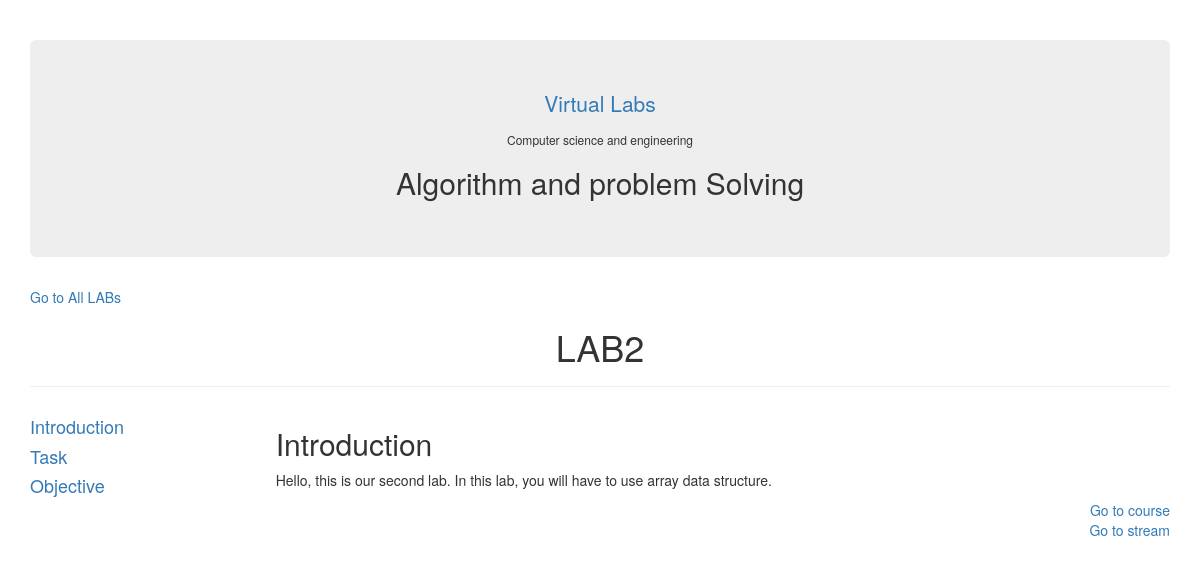
Page /list_of_labs/LAB2 on the committed database.
### vlabs/models.py (models this page shows)
class List_of_labs(models.Model):
    list_of_labs = models.TextField()
    Introduction = models.TextField()
    objective = models.TextField()

### vlabs/views.py (the view)
# urls.py: url(r'^list_of_labs/(?P<name>[\S]+)/?$', views.lab, name="lab"),
def lab(request, name):
    lab = List_of_labs.objects.get(list_of_labs=name)
    return render(request, "vlabs/LAB.html",{"lab":lab, "labNo": name,"action":"Introduction"})

### templates/vlabs/LAB.html (shortened to what this page needs)
<!DOCTYPE html>
<html lang="en" xmlns="http://www.w3.org/1999/html" xmlns="http://www.w3.org/1999/html">
<head>
  <link rel="stylesheet" href="https://maxcdn.bootstrapcdn.com/bootstrap/3.3.7/css/bootstrap.min.css">
</head>
</head>
<body>
<div class="container">
    <div class="page-header">
  <div class="jumbotron">
      <a href="/"  style="text-align: center"><p>Virtual Labs</p></a>
      <h6 style="text-align: center">Computer science and engineering</h6>
      <h2 style="text-align: center">Algorithm and problem Solving</h2>
</div>
        <a href="/list_of_labs">Go to All LABs</a>
        <h1 style="text-align: center">{{ labNo }}</h1>
    </div>
        <div>
            <div class="row">
        <div class="col-sm-6 col-lg-6 col-md-6 imgcntr container" style="width: 21%">
        <h4><a href="/list_of_labs/LAB1">Introduction</a></br></h4>
            <h4><a href={% url 'task' labNo %}>Task</a></br></h4>
            <h4><a href="{% url 'objective' labNo %}">Objective</a></br></h4>
        </div>
                <div class="col-sm-6 col-lg-6 col-md-6 imgcntr" style="width: 79%">
                    {% if action == "Introduction" %}
                    <h2>Introduction</h2>
                        <p>{{ lab.Introduction }}</p>
                    {% else %}
                    <h2>Objective</h2>
                        <p>{{ lab.objective }}</p>
                    {% endif %}
                <a href="/problemSolving" style="float: right">Go to course</a>
        <br>
        <a href="/stream" style="float: right">Go to stream</a>
                </div>
        </div>
        </div>
    </div>
</body>
</html>

### rows in the picture
List_of_labs: list_of_labs "LAB2", Introduction "Hello, this is our second lab. In this lab, you will have to use array data structure."
